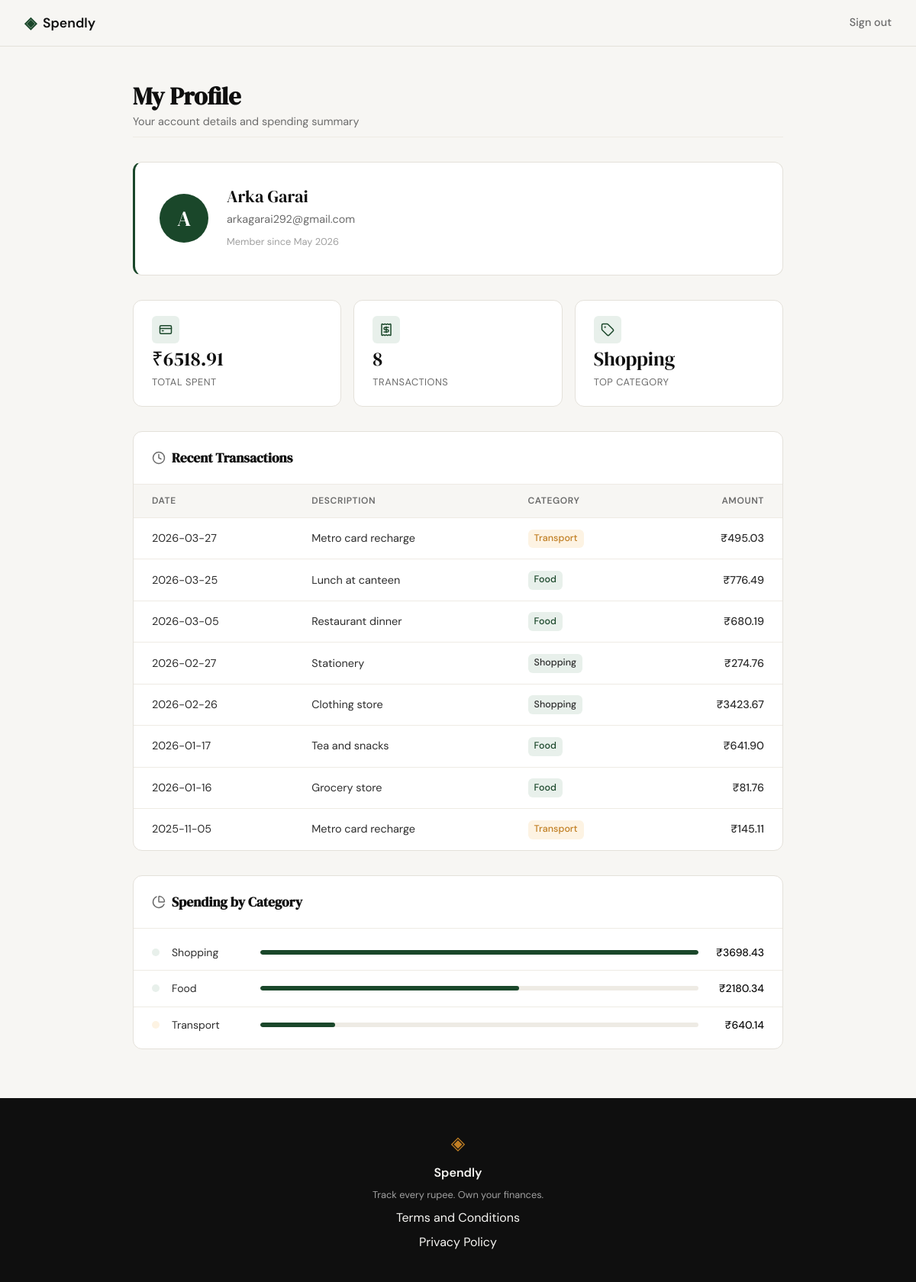
/profile (signed in), run on the app's committed database.
### tables this page shows
CREATE TABLE users (
            id            INTEGER PRIMARY KEY AUTOINCREMENT,
            name          TEXT    NOT NULL,
            email         TEXT    UNIQUE NOT NULL,
            password_hash TEXT    NOT NULL,
            created_at    TEXT    DEFAULT (datetime('now'))
        );

CREATE TABLE expenses (
            id          INTEGER PRIMARY KEY AUTOINCREMENT,
            user_id     INTEGER NOT NULL REFERENCES users(id),
            amount      REAL    NOT NULL,
            category    TEXT    NOT NULL,
            date        TEXT    NOT NULL,
            description TEXT,
            created_at  TEXT    DEFAULT (datetime('now'))
        );

### app.py (the view)
@app.route("/profile")
def profile():
    if not session.get("user_id"):
        return redirect(url_for("login"))
    user = get_user_by_id(session["user_id"])
    summary = get_summary_stats(session["user_id"])
    transactions = get_recent_transactions(session["user_id"])
    categories = get_category_breakdown(session["user_id"])
    return render_template(
        "profile.html",
        user=user,
        summary=summary,
        transactions=transactions,
        categories=categories,
    )

### database/db.py (called while the page is built)
def get_db():
    conn = sqlite3.connect(DB_PATH)
    conn.row_factory = sqlite3.Row
    conn.execute("PRAGMA foreign_keys = ON")
    return conn

### database/queries.py (called while the page is built)
def get_user_by_id(user_id):
    conn = get_db()
    try:
        row = conn.execute(
            "SELECT name, email, created_at FROM users WHERE id = ?",
            (user_id,),
        ).fetchone()
        if row is None:
            return None
        formatted = datetime.strptime(row["created_at"][:10], "%Y-%m-%d").strftime("%B %Y")
        return {"name": row["name"], "email": row["email"], "created_at": formatted}
    finally:
        conn.close()

def get_summary_stats(user_id):
    conn = get_db()
    try:
        totals = conn.execute(
            "SELECT COALESCE(SUM(amount), 0.0) AS total_spent, COUNT(*) AS total_count FROM expenses WHERE user_id = ?",
            (user_id,),
        ).fetchone()
        top = conn.execute(
            "SELECT category FROM expenses WHERE user_id = ? GROUP BY category ORDER BY SUM(amount) DESC LIMIT 1",
            (user_id,),
        ).fetchone()
        return {
            "total_spent": float(totals["total_spent"]),
            "total_count": int(totals["total_count"]),
            "top_category": top["category"] if top else None,
        }
    finally:
        conn.close()

def get_recent_transactions(user_id, limit=10):
    conn = get_db()
    try:
        rows = conn.execute(
            "SELECT date, description, category, amount FROM expenses WHERE user_id = ? ORDER BY date DESC LIMIT ?",
            (user_id, limit),
        ).fetchall()
        return [dict(row) for row in rows]
    finally:
        conn.close()

def get_category_breakdown(user_id):
    conn = get_db()
    try:
        rows = conn.execute(
            "SELECT category AS name, SUM(amount) AS total FROM expenses WHERE user_id = ? GROUP BY category ORDER BY total DESC",
            (user_id,),
        ).fetchall()
        return [dict(row) for row in rows]
    finally:
        conn.close()

### templates/profile.html (shortened to what this page needs)
{% extends "base.html" %}
{% block head %}
    <link rel="stylesheet" href="{{ url_for('static', filename='css/profile.css') }}">
{% endblock %}
{% block content %}
<div class="profile-page">
    <header class="profile-header">
        <h1 class="profile-heading">My Profile</h1>
        <p class="profile-subheading">Your account details and spending summary</p>
    </header>
    <div class="profile-info-card">
        <div class="profile-avatar">{{ user.name[0] }}</div>
        <div class="profile-details">
            <p class="profile-name">{{ user.name }}</p>
            <p class="profile-email">{{ user.email }}</p>
            <p class="profile-since">Member since {{ user.created_at }}</p>
        </div>
    </div>
    <div class="stats-row">
        <div class="stat-tile">
            <div class="stat-icon-wrap"><i data-lucide="credit-card"></i></div>
            <p class="stat-value">₹{{ "%.2f"|format(summary.total_spent) }}</p>
            <p class="stat-label">Total Spent</p>
        </div>
        <div class="stat-tile">
            <div class="stat-icon-wrap"><i data-lucide="receipt"></i></div>
            <p class="stat-value">{{ summary.total_count }}</p>
            <p class="stat-label">Transactions</p>
        </div>
        <div class="stat-tile">
            <div class="stat-icon-wrap"><i data-lucide="tag"></i></div>
            <p class="stat-value">{{ summary.top_category }}</p>
            <p class="stat-label">Top Category</p>
        </div>
    </div>
    <div class="section-card">
        <div class="section-header">
            <span class="section-icon"><i data-lucide="clock"></i></span>
            <h2 class="section-title">Recent Transactions</h2>
        </div>
        <table class="tx-table">
            <thead>
                <tr>
                    <th class="col-date">Date</th>
                    <th>Description</th>
                    <th>Category</th>
                    <th class="col-amount">Amount</th>
                </tr>
            </thead>
            <tbody>
                {% for tx in transactions %}
                <tr>
                    <td class="tx-date">{{ tx.date }}</td>
                    <td>{{ tx.description }}</td>
                    <td>
                        <span class="badge badge--{{ tx.category | lower }}">
                            {{ tx.category }}
                        </span>
                    </td>
                    <td class="col-amount tx-amount">₹{{ "%.2f"|format(tx.amount) }}</td>
                </tr>
                {% endfor %}
            </tbody>
        </table>
    </div>
    <div class="section-card">
        <div class="section-header">
            <span class="section-icon"><i data-lucide="pie-chart"></i></span>
            <h2 class="section-title">Spending by Category</h2>
        </div>
        <div class="cat-list">
            {% set max_total = categories | map(attribute='total') | max %}
            {% for cat in categories %}
            <div class="cat-row">
                <span class="cat-badge badge--{{ cat.name | lower }}"></span>
                <span class="cat-name">{{ cat.name }}</span>
                <div class="cat-track">
                    <div class="cat-fill" style="--bar-width: {{ (cat.total / max_total * 100) | round | int }}%"></div>
                </div>
                <span class="cat-total">₹{{ "%.2f"|format(cat.total) }}</span>
            </div>
            {% endfor %}
        </div>
    </div>
</div>
{% endblock %}

### templates/base.html (shortened to what this page needs)
<!DOCTYPE html>
<html lang="en">
<head>
    <link rel="stylesheet" href="{{ url_for('static', filename='css/style.css') }}">
    {% block head %}{% endblock %}
</head>
<body>
    <nav class="navbar">
        <div class="nav-inner">
            <a href="{{ url_for('landing') }}" class="nav-brand">
                <span class="brand-icon">◈</span>
                <span class="brand-name">Spendly</span>
            </a>
            <div class="nav-links">
                {% if session.get('user_id') %}
                    <a href="{{ url_for('logout') }}">Sign out</a>
                {% else %}
                    <a href="{{ url_for('login') }}">Sign in</a>
                    <a href="{{ url_for('register') }}" class="nav-cta">Get started</a>
                {% endif %}
            </div>
        </div>
    </nav>
    <main class="main-content">
        {% block content %}{% endblock %}
    </main>
    <footer class="footer">
        <div class="footer-inner">
            <span class="brand-icon">◈</span>
            <span class="footer-name">Spendly</span>
            <p class="footer-copy">Track every rupee. Own your finances.</p>
            <a href="/terms">Terms and Conditions</a>
            <a href="/privacy">Privacy Policy</a>
        </div>
    </footer>
</body>
</html>

### static/css/style.css (style rules this page uses)
:root { --ink: #0f0f0f; --ink-soft: #2d2d2d; --ink-muted: #6b6b6b; --ink-faint: #a0a0a0; --paper: #f7f6f3; --paper-warm: #f0ede6; --paper-card: #ffffff; --accent: #1a472a; --accent-light: #e8f0eb; --accent-2: #c17f24; --accent-2-light: #fdf3e3; --danger: #c0392b; --danger-light: #fdecea; --border: #e4e1da; --border-soft: #eeebe4; --font-display: 'DM Serif Display', Georgia, serif; --font-body: 'DM Sans', system-ui, sans-serif; --max-width: 1200px; --auth-width: 440px; --radius-sm: 6px; --radius-md: 12px; --radius-lg: 20px; }
*, *::before, *::after { box-sizing: border-box; margin: 0; padding: 0; }
html { font-size: 16px; scroll-behavior: smooth; }
body { background: var(--paper); color: var(--ink); font-family: var(--font-body); font-size: 1rem; line-height: 1.6; -webkit-font-smoothing: antialiased; }
a { color: inherit; text-decoration: none; }
.navbar { position: sticky; top: 0; z-index: 100; background: var(--paper); border-bottom: 1px solid var(--border); padding: 0 2rem; }
.nav-inner { max-width: var(--max-width); margin: 0 auto; height: 60px; display: flex; align-items: center; justify-content: space-between; }
.nav-brand { display: flex; align-items: center; gap: 0.5rem; font-family: var(--font-body); font-weight: 600; font-size: 1.1rem; color: var(--ink); }
.brand-icon { color: var(--accent); font-size: 1.3rem; }
.brand-name { color: var(--ink); }
.nav-links { display: flex; align-items: center; gap: 1.5rem; font-size: 0.9rem; font-weight: 500; }
.nav-links a { color: var(--ink-muted); transition: color 0.2s; }
.main-content { min-height: calc(100vh - 60px - 100px); }
.footer { background: var(--ink); color: var(--paper); padding: 2.5rem 2rem; text-align: center; }
.footer-inner { display: flex; flex-direction: column; align-items: center; gap: 0.4rem; }
.footer .brand-icon { color: var(--accent-2); font-size: 1.5rem; }
.footer-name { font-weight: 600; font-size: 1rem; }
.footer-copy { font-size: 0.8rem; color: var(--ink-faint); }

### data on the page
users: name "A", name "Arka Garai", email "arkagarai292@gmail.com"
expenses: date "2026-03-27", description "Metro card recharge", category "Transport", amount "495.03"
expenses: date "2026-03-25", description "Lunch at canteen", category "Food", amount "776.49"
expenses: date "2026-03-05", description "Restaurant dinner", category "Food", amount "680.19"
expenses: date "2026-02-27", description "Stationery", category "Shopping", amount "274.76"
expenses: date "2026-02-26", description "Clothing store", category "Shopping", amount "3423.67"
expenses: date "2026-01-17", description "Tea and snacks", category "Food", amount "641.90"
expenses: date "2026-01-16", description "Grocery store", category "Food", amount "81.76"
expenses: date "2025-11-05", description "Metro card recharge", category "Transport", amount "145.11"

### other printed values
{{ user.created_at }} "May 2026"
{{ "%.2f"|format(summary.total_spent) }} "6518.91"
{{ summary.total_count }} "8"
{{ summary.top_category }} "Shopping"
{{ cat.name }} "Shopping" "Food" "Transport"
{{ "%.2f"|format(cat.total) }} "3698.43" "2180.34" "640.14"
